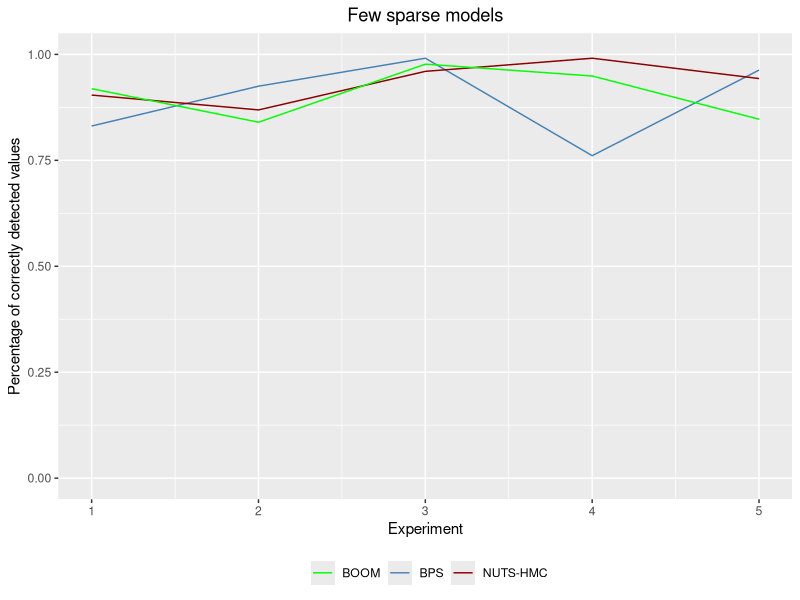

Generate this figure with R:
# plot by number of dimensions
library(ggplot2)

perCorrect_bk_d50_slow = read.csv("perCorrect_bk_d50_slow.csv")
perCorrect_bps_d50_slow = read.csv("perCorrect_bps_d50_slow.csv")
perCorrect_hmc_d50_slow = read.csv("perCorrect_hmc_d50_slow.csv")

experiment = c(1, 2, 3, 4, 5)

df = data.frame(experiment, bk = perCorrect_bk_d50_slow$X0, bps = perCorrect_bps_d50_slow$X0, hmc = perCorrect_hmc_d50_slow$X0)

#plot 
png("perCorrect_slow.png", units="in", width=5, height=5, res=600)
ggplot(df, aes(x=experiment)) + 
  geom_line(aes(y = bps, color="BPS")) + 
  geom_line(aes(y = hmc, color="NUTS-HMC")) +
  geom_line(aes(y = bk,  color = "BOOM")) + 
  xlab("Experiment") + 
  ggtitle("Few sparse models")+ 
  theme(plot.title = element_text(hjust = 0.5), legend.position="bottom") + 
  ylab("Percentage of correctly detected values")+
  scale_colour_manual("", 
                      values = c("BOOM"="green", "BPS"="steelblue", 
                                 "NUTS-HMC"="darkred")) +
  ylim(0,1)
dev.off()
